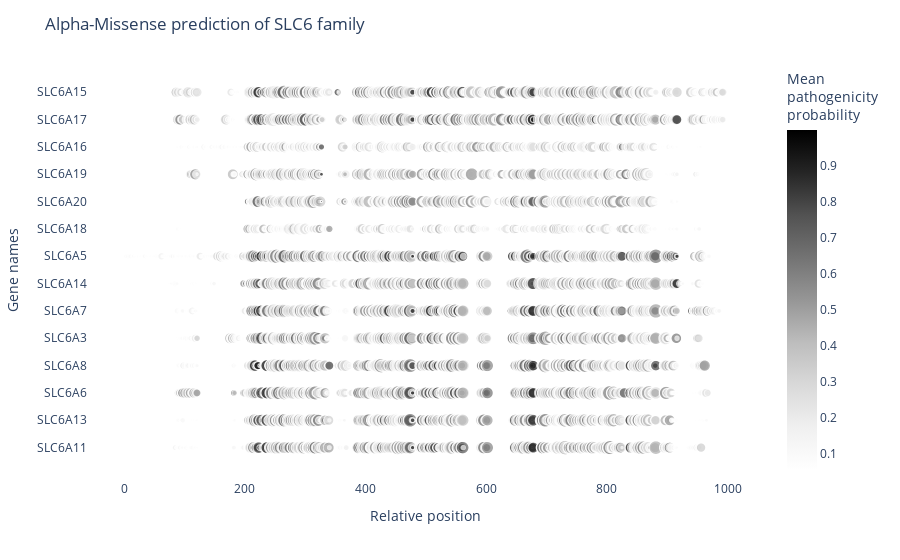

The notebook cell this image was saved under:
### Code cell
# Filter the aggregated_hg38 DataFrame
filtered_hg38 = aggregated_hg38[aggregated_hg38['transcript_id'].isin(alignment['transcript_id'])]
# Add gene_name to the filtered_hg38 DataFrame
mapping_gene2transcript = alignment.set_index('transcript_id')['Gene_name']
filtered_hg38['Gene_name'] = filtered_hg38['transcript_id'].map(mapping_gene2transcript)
# Convert the position to relative position
filtered_hg38['relative_position'] = filtered_hg38.apply(lambda x: absolute_to_relative(alignment_dict[x['Gene_name']], int(x['position'])), axis=1)
# Calculate the mean std of the am_pathogenicity for each relative position of each Gene_name
mean_am_pathogenicity = filtered_hg38.groupby(['Gene_name', 'relative_position'])['am_pathogenicity'].mean().reset_index()
std_am_pathogenicity = filtered_hg38.groupby(['Gene_name', 'relative_position'])['am_pathogenicity'].std().reset_index()
# Merge the mean and std of am_pathogenicity into a single DataFrame
mean_std_am = mean_am_pathogenicity.merge(std_am_pathogenicity, on=['Gene_name', 'relative_position'], suffixes=('_mean', '_std'))

# Reorder the dataframe according to tree_list
mean_std_am['Gene_name'] = pd.Categorical(mean_std_am['Gene_name'], categories=tree_list, ordered=True)
mean_std_am = mean_std_am.sort_values(['Gene_name','relative_position'])

# Creat heatmap from mean_std_am with spherical markers
fig = px.scatter(mean_std_am, x='relative_position', y='Gene_name', color='am_pathogenicity_mean',
                  size='am_pathogenicity_std', size_max=15, color_continuous_scale = 'Greys',
                  labels={'am_pathogenicity_mean': 'Mean<br>pathogenicity<br>probability'})

fig.update_layout(
    plot_bgcolor='rgba(0,0,0,0)',
    title='Alpha-Missense prediction of SLC6 family',
    xaxis_title='Relative position',
    yaxis_title='Gene names'
)
# Add this line to reverse the y-axis
fig.update_yaxes(autorange="reversed")
fig.show()

### Figure 1 — Plotly figure (JSON) as saved in the notebook; plotly's stock layout.template omitted (floating-point values rounded to 4 significant figures; data arrays with more than 128 entries replaced by an {"elided": "..."} marker saying what was removed)
{"data": [{"hovertemplate": "relative_position=%{x}<br>Gene_name=%{y}<br>am_pathogenicity_std=%{marker.size}<br>Mean<br>pathogenicity<br>probability=%{marker.color}<extra></extra>", "legendgroup": "", "marker": {"color": {"elided": "9217 float values"}, "coloraxis": "coloraxis", "size": {"elided": "9217 float values"}, "sizemode": "area", "sizeref": 0.002201, "symbol": "circle"}, "mode": "markers", "name": "", "showlegend": false, "type": "scattergl", "x": {"elided": "9217 int values"}, "xaxis": "x", "y": {"elided": "9217 str values"}, "yaxis": "y"}], "layout": {"coloraxis": {"colorbar": {"title": {"text": "Mean<br>pathogenicity<br>probability"}}, "colorscale": [[0, "rgb(255,255,255)"], [0.125, "rgb(240,240,240)"], [0.25, "rgb(217,217,217)"], [0.375, "rgb(189,189,189)"], [0.5, "rgb(150,150,150)"], [0.625, "rgb(115,115,115)"], [0.75, "rgb(82,82,82)"], [0.875, "rgb(37,37,37)"], [1, "rgb(0,0,0)"]]}, "legend": {"itemsizing": "constant", "tracegroupgap": 0}, "margin": {"t": 60}, "plot_bgcolor": "rgba(0,0,0,0)", "title": {"text": "Alpha-Missense prediction of SLC6 family"}, "xaxis": {"anchor": "y", "domain": [0, 1], "title": {"text": "Relative position"}}, "yaxis": {"anchor": "x", "autorange": "reversed", "domain": [0, 1], "title": {"text": "Gene names"}}}}
